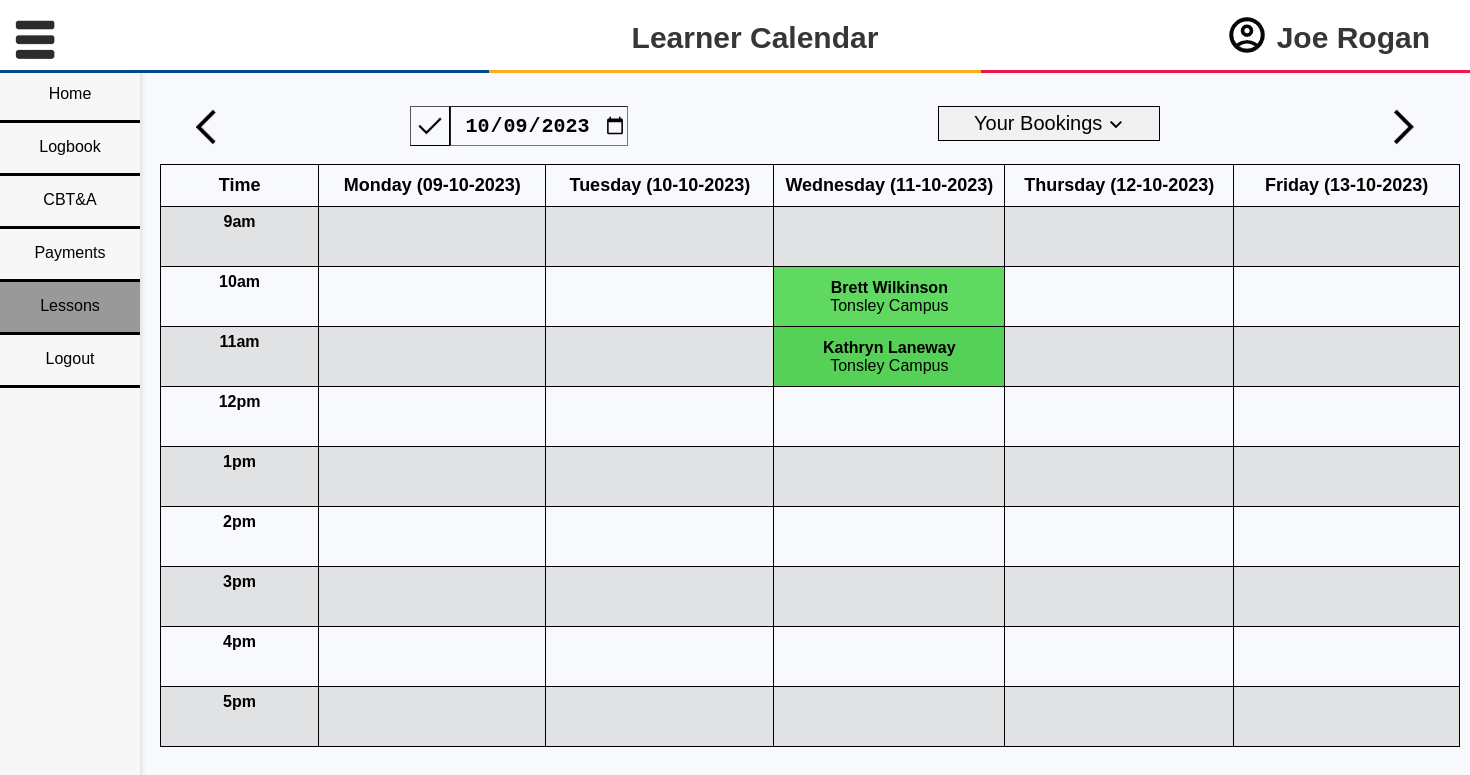
Page /lessons/learner-calendar.php (signed in) on the committed database.
### tables this page shows
CREATE TABLE `bookings` (
  `booking_id` int(11) NOT NULL,
  `instructor_id` int(11) NOT NULL,
  `learner_id` int(11) NOT NULL,
  `booking_date` date NOT NULL,
  `booking_time` time NOT NULL,
  `pickup_location` char(100) NOT NULL,
  `paid` tinyint(1) NOT NULL DEFAULT 0
);

CREATE TABLE `users` (
  `id` int(11) NOT NULL,
  `username` varchar(100) NOT NULL,
  `email` varchar(100) NOT NULL,
  `password` char(255) NOT NULL,
  `address` varchar(100) NOT NULL,
  `license` varchar(100) NOT NULL,
  `dob` date NOT NULL,
  `user_type` enum('learner','instructor','government','qsd') NOT NULL,
  `contact_number` char(10) DEFAULT NULL
);

### lessons/learner-calendar.php (the view, shortened to what this page needs)
 <?php
require_once "../inc/dbconn.inc.php";
include_once "../inc/sidebar.inc.php";
function getUpcomingLessons($user_id, $conn,$date,$time) {
    $sql = "SELECT b.*, u.username FROM bookings AS b JOIN users as u on b.instructor_id = u.id WHERE b.learner_id = ? AND b.booking_date = ? AND b.booking_time = ?";
    $statement = mysqli_stmt_init($conn);
    mysqli_stmt_prepare($statement, $sql);
    mysqli_stmt_bind_param($statement,'iss', $user_id ,$date, $time);
    mysqli_stmt_execute($statement);
    $result = mysqli_stmt_get_result($statement);
    if($row = mysqli_fetch_assoc($result)){
        echo("<td class = \"booked\"><b>".$row["username"]."</b><br>".$row["pickup_location"]."</td>");
        return true;
    } else {
        echo("<td></td>");
        return true;
    }
}
function fill_cell($conn, $date, $time){
        if($_SESSION["instructor_id"] == -1){
            getUpcomingLessons($_SESSION["userid"],$conn,$date,$time);
            return;
        }
}
function fill_row($conn,$current_date,$time){
    for($i = 0; $i < 5; $i++){
        fill_cell($conn,date('Y-m-d', strtotime('+'.$i.' day',strtotime($current_date))),$time);
    }
}
if(isset($_GET['date'])){
    $current_date = date('d-m-Y', strtotime($_GET['date']));
}
else{
    $current_date = date('d-m-Y');
}
$current_day = date("l",strtotime($current_date));
if($current_day == "Saturday"){
    $current_date = date('d-m-Y', strtotime('+2 days'));
    $current_day = date("l",strtotime($current_date));
}
else if($current_day == "Sunday"){
    $current_date = date('d-m-Y', strtotime('+1 days'));
    $current_day = date("l",strtotime($current_date));
}
else {
    while($current_day != "Monday"){
        $current_date = date('d-m-Y', strtotime('-1 day',strtotime($current_date)));
        $current_day = date("l", strtotime($current_date));
    }
}
if(isset($_GET['instructor'])){
    $filter = str_replace('-', ' ', $_GET['instructor']);
} else {
    $filter = "Your Bookings";
}
?>
<!DOCTYPE html>
<html lang="en">
<head>
    <link rel="stylesheet" href="../styles/styles.css"/>
    <link rel="stylesheet" href="../styles/calendar.css"/>
</head>
<body>
    <div id = 'content'>
        <div id = 'calendar-menu' >
            <form  id = "leftIcon"  action = "learner-calendar.php" method="get" >
                <button type = "submit" name="date" value = <?php echo(date("d-m-Y", strtotime("-7 days",strtotime($current_date)))) ?> formmethod="get" >
                    <img type = "image"src = "../images/arrow_back.png" alt = "Left Icon" style = "width:40px;height:40px;">
                </button>
            </form>
            <form  id = "rightIcon"  action = "learner-calendar.php" method="get" >
                <button type = "submit" name="date" value = <?php echo(date("d-m-Y", strtotime("+7 days",strtotime($current_date)))) ?> formmethod="get">
                    <img type = "image"src = "../images/arrow_forward.png" alt = "Left Icon" style = "width:40px;height:40px;">
                </button>
            </form>
            <form id = "change-date" action = "learner-calendar.php" method="get">
                <input type="date" id = "date-picker" name = "date" value = "<?php echo(date("Y-m-d",strtotime($current_date)))?>">
                <input type = "submit" id = "accept-date" value = "">
            </form>
                <div class = "dropdown">
                    <button id = "studentBtn" class = "dropbtn" onclick="dropdown()"> <?php echo($filter) ?> <img src = "../images/dropdown-Icon.png" /></button>
                </div>
        </div>
        <table>
            <tr>
                <th id = 'time-header'>Time</th>
                <th>Monday <?php echo('('.$current_date.')')  ?></th>
                <th>Tuesday <?php echo('('. date('d-m-Y', strtotime('+1 day',strtotime($current_date)))).')'?></th>
                <th>Wednesday <?php echo('('. date('d-m-Y', strtotime('+2 day',strtotime($current_date)))).')'?></th>
                <th>Thursday <?php echo('('. date('d-m-Y', strtotime('+3 day',strtotime($current_date)))).')'?></th>
                <th>Friday <?php echo('('. date('d-m-Y', strtotime('+4 day',strtotime($current_date)))).')'?></th>
            </tr>
            <tr>
                <td class = "time">9am</td>
                <?php echo(fill_row($conn,$current_date,"9:00:00"))?>
            </tr>
            <tr>
                <td class = "time">10am</td>
                <?php echo(fill_row($conn,$current_date,"10:00:00"))?>
            </tr>
            <tr>
                <td class = "time">11am</td>
                <?php echo(fill_row($conn,$current_date,"11:00:00"))?>
            </tr>
            <tr>
                <td class = "time">12pm</td>
                <?php echo(fill_row($conn,$current_date,"12:00:00"))?>
            </tr>
            <tr>
                <td class = "time">1pm</td>
                <?php echo(fill_row($conn,$current_date,"13:00:00"))?>
            </tr>
            <tr>
                <td class = "time">2pm</td>
                <?php echo(fill_row($conn,$current_date,"14:00:00"))?>
            </tr>
            <tr>
                <td class = "time">3pm</td>
                <?php echo(fill_row($conn,$current_date,"15:00:00"))?>
            </tr>
            <tr>
                <td class = "time">4pm</td>
                <?php echo(fill_row($conn,$current_date,"16:00:00"))?>
            </tr>
            <tr>
                <td class = "time">5pm</td>
                <?php echo(fill_row($conn,$current_date,"17:00:00"))?>
            </tr>
        </table>
    </div>
</body>
</html>

### styles/styles.css (style rules this page uses)
body { font-family: Arial, sans-serif; background-color: #f7f9fc; margin: 0; padding: 0; }
body > #content { top:70px; position:relative; transition: margin-left 0.5s ease; padding: 20px; margin:auto; }
.dropdown { display: inline; }
.dropbtn { background-color: #f1f1f1; border-style: solid; border-width: 1px; border-color: black; border-radius: 0; width: 222px; font-size: 16px; padding-top: 5px; padding-bottom: 5px; cursor: pointer; font-size: 20px; margin: 0px; }

### styles/calendar.css (style rules this page uses)
table { margin: auto; width: 1300px; }
td { height: 60px; }
table,td,th { padding: 10px; border-width: 1px; border-color: black; border-style: solid; border-collapse: collapse; text-align: center; }
tr:nth-child(even) { background-color: #cccccc80; }
th { width: 225px; height: 18px; font-weight: bolder; font-size: large; }
#time-header { width:150px; }
#date-picker { height: 40px; font-size: 20px; right: 60%; font-weight: bold; text-align: center; float: right; position: relative; border-width: 1px; background-color: transparent; }
#accept-date { width: 40px; height: 40px; border-width: 1px; background-color: transparent; background-image: url(../images/tick.png); background-repeat: no-repeat; background-position: center; background-size: 90%; right: 60%; float: right; position: relative; }
.booked { background-color: rgba(0, 199, 0, 0.614); }
#calendar-menu { height: 50px; width:1250px; margin:auto; display: block; }
.dropdown { position: relative; float: right; }
#leftIcon { float: left; position: relative; left: 10px; }
form { padding: none; }
#leftIcon > button, #rightIcon > button { border-style: none; background-color: transparent; cursor: pointer; }
.time { margin: auto; padding: 6px; font-weight: bold; vertical-align: top; }
#rightIcon { float: right; position:relative; cursor: pointer; }

### rows in the picture
bookings: users.username "Brett Wilkinson", pickup_location "Tonsley Campus"
bookings: users.username "Kathryn Laneway", pickup_location "Tonsley Campus"

### other values in the picture
$_SESSION['username'] "Joe Rogan"
$filter "Your Bookings"
$current_date "09-10-2023"
date('d-m-Y', strtotime('+1 day',strtotime($current_date))) "10-10-2023"
date('d-m-Y', strtotime('+2 day',strtotime($current_date))) "11-10-2023"
date('d-m-Y', strtotime('+3 day',strtotime($current_date))) "12-10-2023"
date('d-m-Y', strtotime('+4 day',strtotime($current_date))) "13-10-2023"
